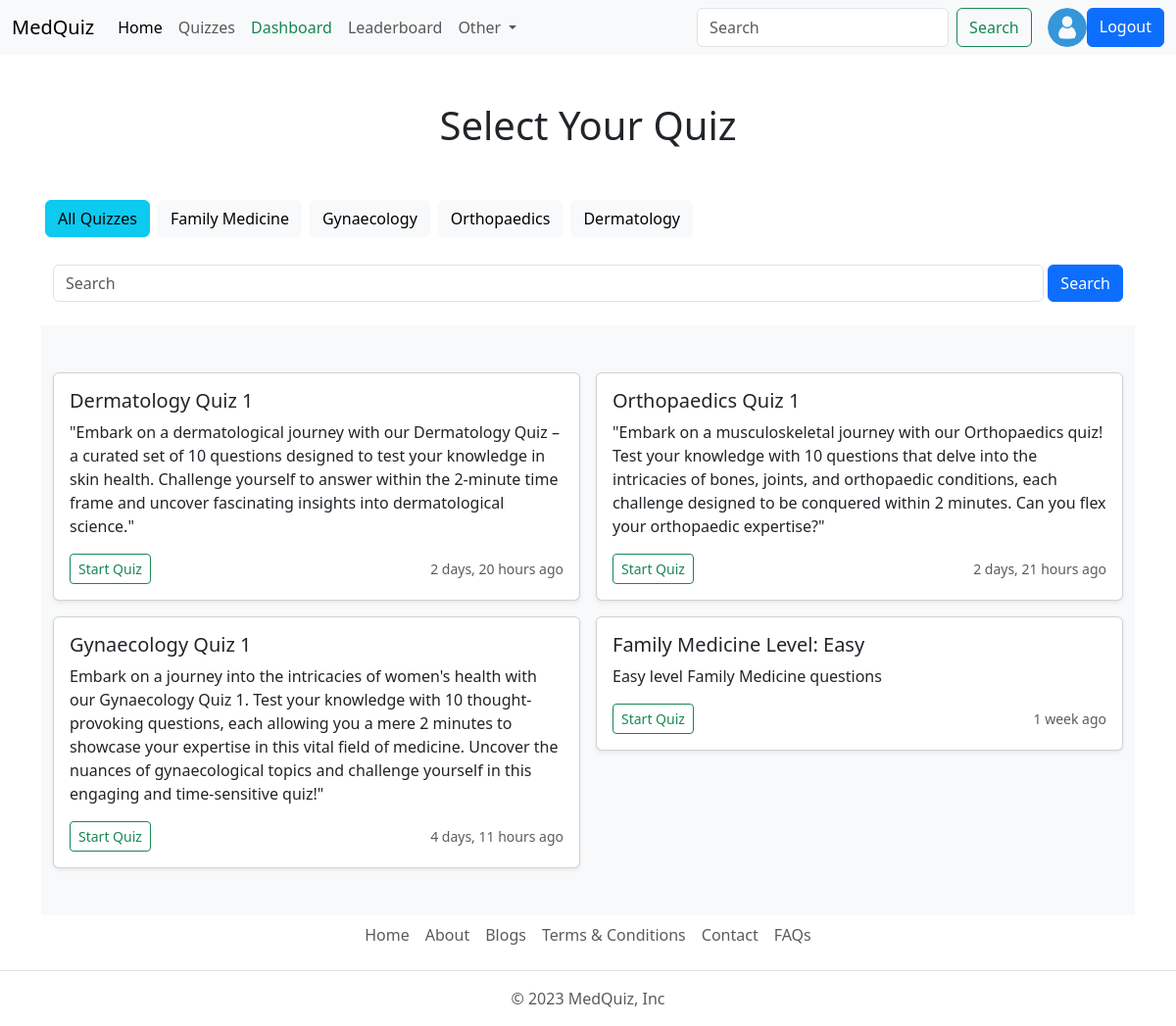
The app's page /quiz/all_quiz (signed in), older data.
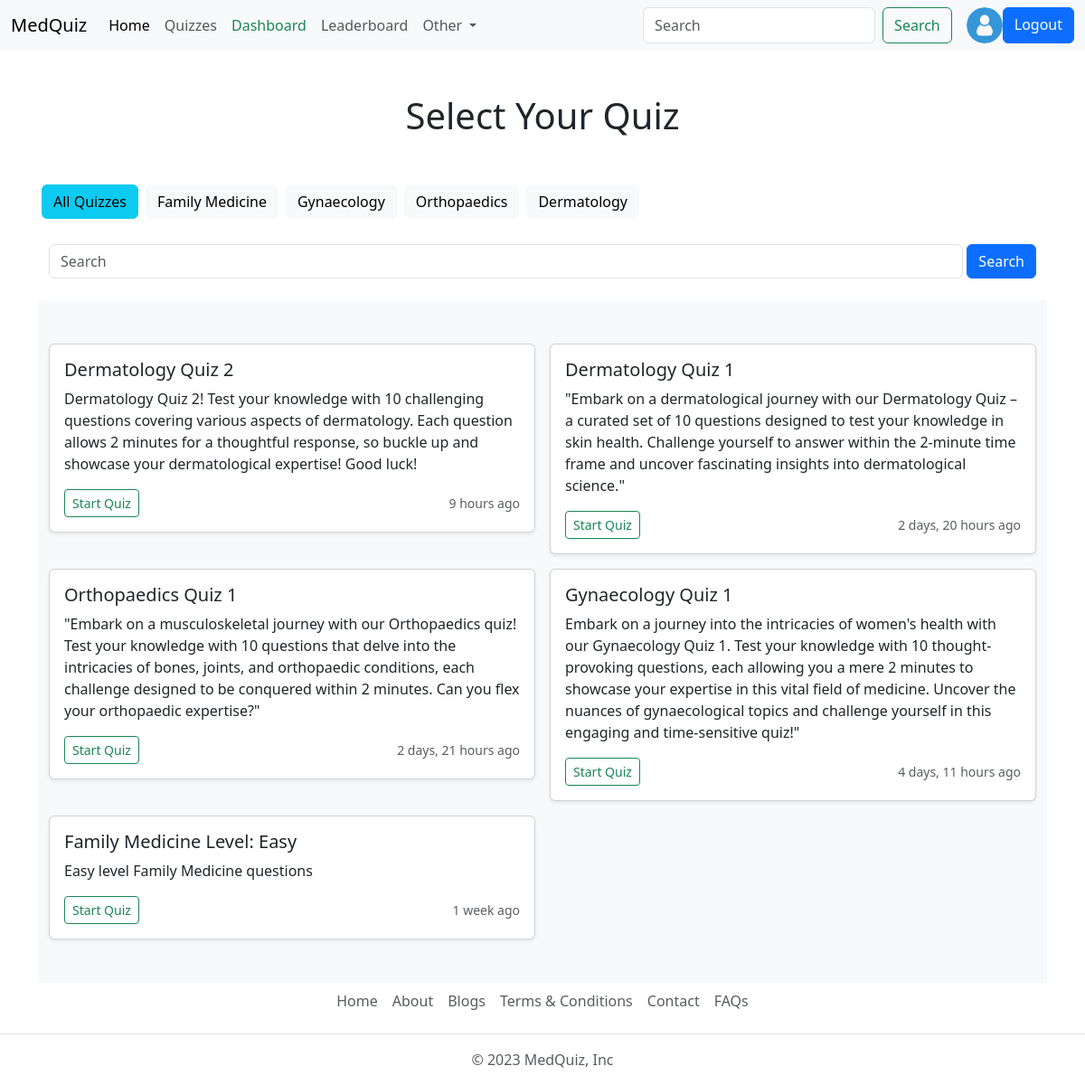
The same page, newer data.
### quiz/models.py (models this page shows, shortened)
class Category(models.Model):
    name = models.CharField(max_length=15)
    class Meta:
        verbose_name_plural = 'Categories'

class Quiz(models.Model):
    title = models.CharField(max_length=255)
    description = models.TextField()
    category = models.ForeignKey(Category, on_delete=models.CASCADE)
    quiz_file = models.FileField(upload_to='quiz/')
    created_at = models.DateTimeField(auto_now_add=True)
    updated_at = models.DateTimeField(auto_now=True)
    class Meta:
        verbose_name_plural = 'Quizzes'

### quiz/views.py (the view)
# urls.py: path('all_quiz', views.all_quiz_view, name='all_quiz'),
@login_required(login_url='login')
def all_quiz_view(request):
    user_object = User.objects.get(username=request.user)
    user_profile = Profile.objects.get(user=user_object)
    quizzes = Quiz.objects.order_by('-created_at')
    categories = Category.objects.all()
    context = {"user_profile": user_profile, "quizzes": quizzes, "categories": categories}
    return render(request, 'All-quiz.html', context)

### templates/All-quiz.html (shortened to what this page needs)
{% extends 'index.html' %}
{% block content %}
      <h1 class="diplay-2 text-center my-5">Select Your Quiz</h1>
      <div class="container">
        <div class="d-flex flex-wrap">
        <a href="{% url 'all_quiz' %}" type="button" class="btn btn-info m-1">All Quizzes</a>
        {% for category in categories %}
        <a href="{% url 'search' category.name %}" type="button" class="btn btn-light m-1">{{category.name}}</a>
        {% endfor %}
      </div>
        <form class="container d-flex my-4" role="search" method="get" action="{% url 'search' ' ' %}"  >
          <input name="q" class="form-control me-1" type="search" placeholder="Search" aria-label="Search">
          <a href="#" type="submit" class="btn btn-primary">Search</a>
      </form>
      <div class="album py-5 bg-body-tertiary ">
        <div class="container">
          <div class="row row-cols-1 row-cols-md-2 g-3">
            {% if quizzes|length > 0 %}
                {% for quiz in quizzes %}
                    <div class="col">
                        <div class="card shadow-sm">
                            <div class="card-body">
                                <h5 class="card-title">{{ quiz.title }}</h5>
                                <p class="card-text">{{ quiz.description }}</p>
                                <div class="d-flex justify-content-between align-items-center">
                                    <div class="btn-group">
                                        <a href="{% url 'quiz' quiz.id %}" type="button"
                                            class="btn btn-sm btn-outline-success">Start Quiz</a>
                                    </div>
                                    <small class="text-body-secondary">{{ quiz.created_at|timesince }} ago</small>
                                </div>
                            </div>
                        </div>
                    </div>
                {% endfor %}
            {% else %}
                <div class="col-lg-12 col-md-12 col-12">
                    <p class="text-center text-danger fs-5">There is no quiz available for this category</p>
                </div>
            {% endif %}
        </div>
        </div>
      </div>
{% endblock content %}

Row changes from the older to the newer data that the page shows:
added Quiz: title "Dermatology Quiz 2", description "Dermatology Quiz 2! Test your knowledge with 10 challenging questions covering various aspects of dermatology. Each question allows 2 minutes for a thoughtful response, so buckle up and showcase your dermatological expertise! Good luck!", created_at "9 hours"
